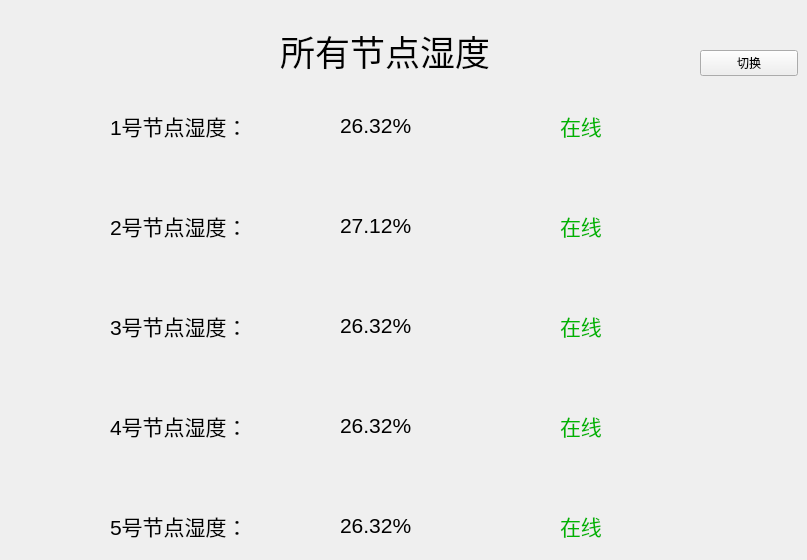
                   <widget class="QWidget" name="page_hum_2">
                    <widget class="QLabel" name="label_71">
                     <property name="geometry">
                      <rect>
                       <x>340</x>
                       <y>400</y>
                       <width>151</width>
                       <height>51</height>
                      </rect>
                     </property>
                     <property name="font">
                      <font>
                       <pointsize>16</pointsize>
                      </font>
                     </property>
                     <property name="text">
                      <string>26.32%</string>
                     </property>
                    </widget>
                    <widget class="QLabel" name="label_72">
                     <property name="geometry">
                      <rect>
                       <x>280</x>
                       <y>10</y>
                       <width>241</width>
                       <height>81</height>
                      </rect>
                     </property>
                     <property name="font">
                      <font>
                       <pointsize>26</pointsize>
                      </font>
                     </property>
                     <property name="text">
                      <string>所有节点湿度</string>
                     </property>
                    </widget>
                    <widget class="QLabel" name="label_73">
                     <property name="geometry">
                      <rect>
                       <x>110</x>
                       <y>100</y>
                       <width>171</width>
                       <height>51</height>
                      </rect>
                     </property>
                     <property name="font">
                      <font>
                       <pointsize>16</pointsize>
                      </font>
                     </property>
                     <property name="text">
                      <string>1号节点湿度：</string>
                     </property>
                    </widget>
                    <widget class="QLabel" name="label_74">
                     <property name="geometry">
                      <rect>
                       <x>110</x>
                       <y>400</y>
                       <width>171</width>
                       <height>51</height>
                      </rect>
                     </property>
                     <property name="font">
                      <font>
                       <pointsize>16</pointsize>
                      </font>
                     </property>
                     <property name="text">
                      <string>4号节点湿度：</string>
                     </property>
                    </widget>
                    <widget class="QLabel" name="label_75">
                     <property name="geometry">
                      <rect>
                       <x>560</x>
                       <y>300</y>
                       <width>181</width>
                       <height>51</height>
                      </rect>
                     </property>
                     <property name="font">
                      <font>
                       <pointsize>16</pointsize>
                      </font>
                     </property>
                     <property name="styleSheet">
                      <string notr="true">color: rgb(0, 180, 0);</string>
                     </property>
                     <property name="text">
                      <string>在线</string>
                     </property>
                    </widget>
                    <widget class="QLabel" name="label_79">
                     <property name="geometry">
                      <rect>
                       <x>560</x>
                       <y>100</y>
                       <width>181</width>
                       <height>51</height>
                      </rect>
                     </property>
                     <property name="font">
                      <font>
                       <pointsize>16</pointsize>
                      </font>
                     </property>
                     <property name="styleSheet">
                      <string notr="true">color: rgb(0, 180, 0);</string>
                     </property>
                     <property name="text">
                      <string>在线</string>
                     </property>
                    </widget>
                    <widget class="QLabel" name="label_81">
                     <property name="geometry">
                      <rect>
                       <x>340</x>
                       <y>300</y>
                       <width>151</width>
                       <height>51</height>
                      </rect>
                     </property>
                     <property name="font">
                      <font>
                       <pointsize>16</pointsize>
                      </font>
                     </property>
                     <property name="text">
                      <string>26.32%</string>
                     </property>
                    </widget>
                    <widget class="QLabel" name="label_83">
                     <property name="geometry">
                      <rect>
                       <x>560</x>
                       <y>400</y>
                       <width>181</width>
                       <height>51</height>
                      </rect>
                     </property>
                     <property name="font">
                      <font>
                       <pointsize>16</pointsize>
                      </font>
                     </property>
                     <property name="styleSheet">
                      <string notr="true">color: rgb(0, 180, 0);</string>
                     </property>
                     <property name="text">
                      <string>在线</string>
                     </property>
                    </widget>
                    <widget class="QLabel" name="label_85">
                     <property name="geometry">
                      <rect>
                       <x>340</x>
                       <y>200</y>
                       <width>151</width>
                       <height>51</height>
                      </rect>
                     </property>
                     <property name="font">
                      <font>
                       <pointsize>16</pointsize>
                      </font>
                     </property>
                     <property name="text">
                      <string>27.12%</string>
                     </property>
                    </widget>
                    <widget class="QLabel" name="label_87">
                     <property name="geometry">
                      <rect>
                       <x>110</x>
                       <y>300</y>
                       <width>171</width>
                       <height>51</height>
                      </rect>
                     </property>
                     <property name="font">
                      <font>
                       <pointsize>16</pointsize>
                      </font>
                     </property>
                     <property name="text">
                      <string>3号节点湿度：</string>
                     </property>
                    </widget>
                    <widget class="QLabel" name="label_88">
                     <property name="geometry">
                      <rect>
                       <x>560</x>
                       <y>500</y>
                       <width>181</width>
                       <height>51</height>
                      </rect>
                     </property>
                     <property name="font">
                      <font>
                       <pointsize>16</pointsize>
                      </font>
                     </property>
                     <property name="styleSheet">
                      <string notr="true">color: rgb(0, 180, 0);</string>
                     </property>
                     <property name="text">
                      <string>在线</string>
                     </property>
                    </widget>
                    <widget class="QLabel" name="label_89">
                     <property name="geometry">
                      <rect>
                       <x>340</x>
                       <y>100</y>
                       <width>151</width>
                       <height>51</height>
                      </rect>
                     </property>
                     <property name="font">
                      <font>
                       <pointsize>16</pointsize>
                      </font>
                     </property>
                     <property name="text">
                      <string>26.32%</string>
                     </property>
                    </widget>
                    <widget class="QLabel" name="label_91">
                     <property name="geometry">
                      <rect>
                       <x>110</x>
                       <y>200</y>
                       <width>171</width>
                       <height>51</height>
                      </rect>
                     </property>
                     <property name="font">
                      <font>
                       <pointsize>16</pointsize>
                      </font>
                     </property>
                     <property name="text">
                      <string>2号节点湿度：</string>
                     </property>
                    </widget>
                    <widget class="QLabel" name="label_92">
                     <property name="geometry">
                      <rect>
                       <x>340</x>
                       <y>500</y>
                       <width>151</width>
                       <height>51</height>
                      </rect>
                     </property>
                     <property name="font">
                      <font>
                       <pointsize>16</pointsize>
                      </font>
                     </property>
                     <property name="text">
                      <string>26.32%</string>
                     </property>
                    </widget>
                    <widget class="QLabel" name="label_93">
                     <property name="geometry">
                      <rect>
                       <x>110</x>
                       <y>500</y>
                       <width>171</width>
                       <height>51</height>
                      </rect>
                     </property>
                     <property name="font">
                      <font>
                       <pointsize>16</pointsize>
                      </font>
                     </property>
                     <property name="text">
                      <string>5号节点湿度：</string>
                     </property>
                    </widget>
                    <widget class="QLabel" name="label_94">
                     <property name="geometry">
                      <rect>
                       <x>560</x>
                       <y>200</y>
                       <width>181</width>
                       <height>51</height>
                      </rect>
                     </property>
                     <property name="font">
                      <font>
                       <pointsize>16</pointsize>
                      </font>
                     </property>
                     <property name="styleSheet">
                      <string notr="true">color: rgb(0, 180, 0);</string>
                     </property>
                     <property name="text">
                      <string>在线</string>
                     </property>
                    </widget>
                    <widget class="QPushButton" name="pushButton_hum_q2">
                     <property name="geometry">
                      <rect>
                       <x>700</x>
                       <y>50</y>
                       <width>98</width>
                       <height>26</height>
                      </rect>
                     </property>
                     <property name="text">
                      <string>切换</string>
                     </property>
                    </widget>
                   </widget>
